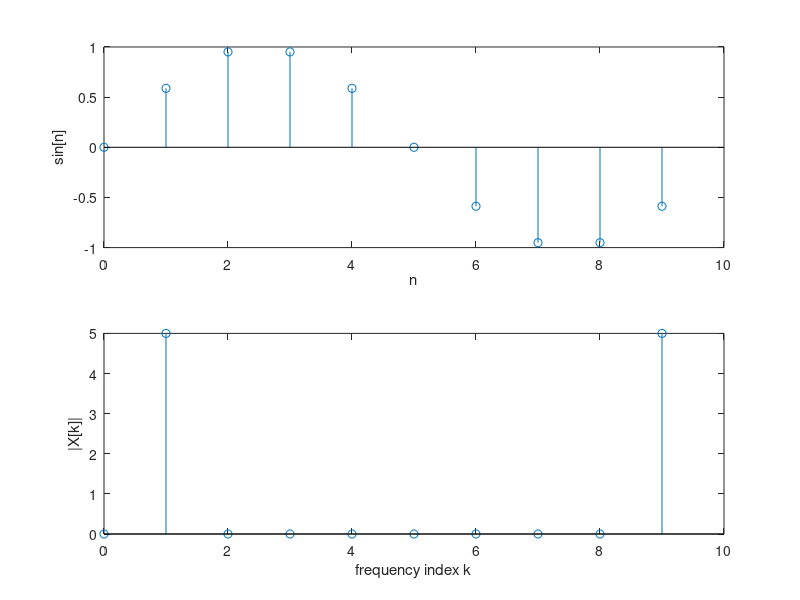

Write MATLAB code to recreate this figure.
clear;
f0 = 10;          % 10 Hz sine wave
Length = 0.1;     % Total length = 0.1 sec
T = 0.01;         % sampling period = 0.01 sec
N = Length/T;
n = 0 : 1 : N-1;
x = sin(2*pi*f0*n*T);

% Print original signal
subplot(2,1,1); stem(n, x);
xlabel('n'); ylabel('sin[n]');

% FFT
X = fft(x);
magX = abs(X);

% Print DFT signal
k = 0 : N-1;
subplot(2, 1, 2); stem(k, magX);
xlabel('frequency index k'); ylabel('|X[k]|');
